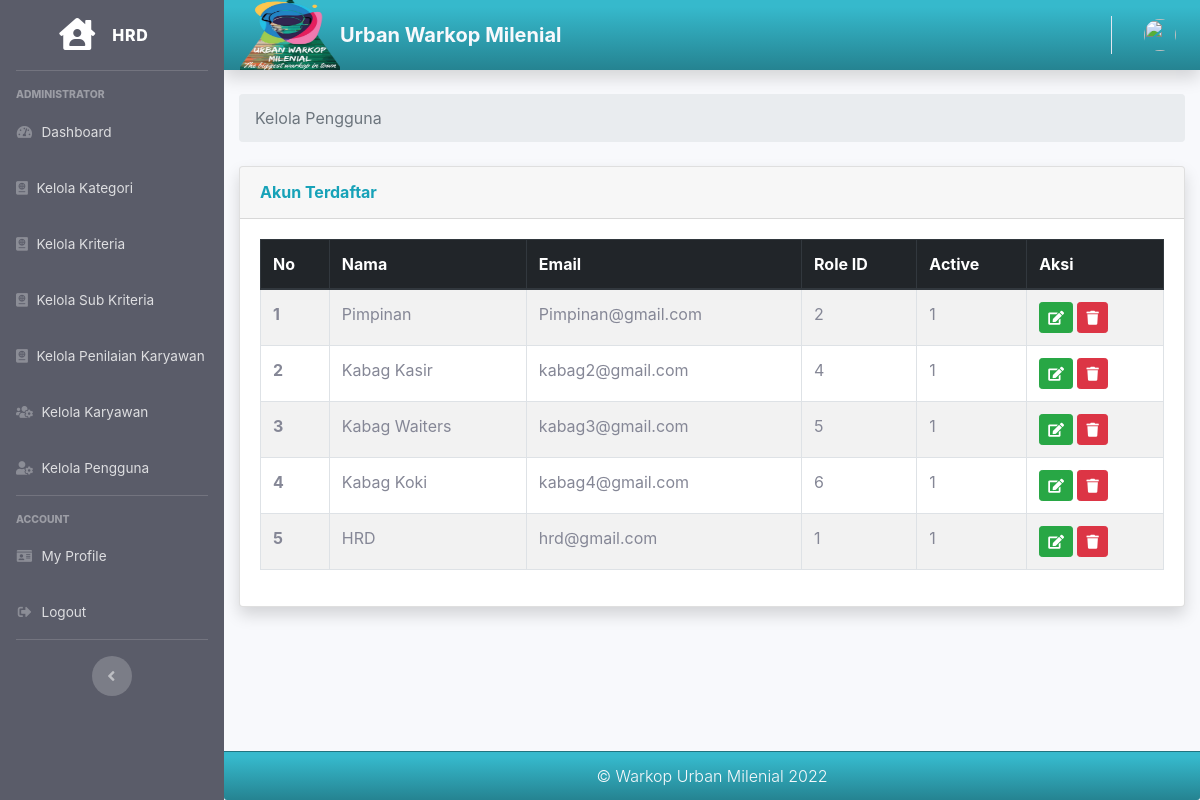
Page /index.php/hrd/kelola_pengguna on the earlier database version.
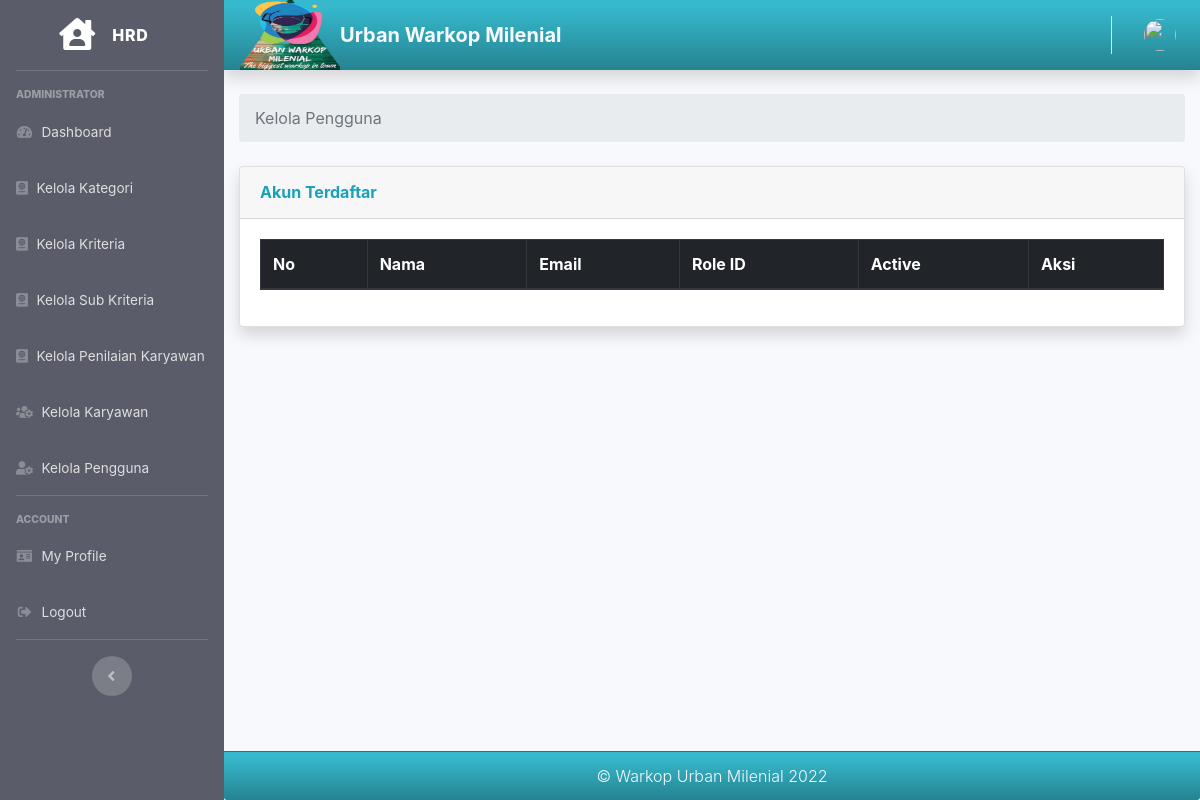
Same page on the later database version.
### tables this page shows
CREATE TABLE `user` (
  `id` int(11) NOT NULL,
  `name` varchar(128) NOT NULL,
  `email` varchar(128) NOT NULL,
  `image` varchar(512) NOT NULL,
  `password` varchar(256) NOT NULL,
  `role_id` int(11) NOT NULL,
  `is_active` int(1) NOT NULL,
  `date_created` int(11) NOT NULL
);

### application/controllers/Hrd.php (called while the page is built, shortened)
<?php
class Hrd extends CI_Controller
{
    public function __construct()
    {
        $this->load->model('Hrd_model');
        $this->load->model('Kategori_model');
        $this->load->model('Kriteria_model');
        $this->load->model('Kabag_model');
        $this->load->model('Karyawan_model');
        $this->load->model('Penilaian_model');
        $this->load->model('Peringkat_model');
    }
    public function kelola_pengguna()
    {
        $data['user'] = $this->db->get_where('user', ['email' => $this->session->userdata('email')])->row_array();
        $data2['user'] = $this->db->get('user')->result_array();
        $data['title'] = 'Kelola Pengguna';
        $this->load->view('templates/hrd_header', $data);
        $this->load->view('templates/hrd_sidebar', $data);
        $this->load->view('templates/hrd_topbar', $data);
        $this->load->view('hrd/kelola_pengguna', $data2);
        $this->load->view('templates/hrd_footer', $data);
    }
}

### index.php (called while the page is built, shortened)
<?php
require_once BASEPATH.'core/CodeIgniter.php';

### application/views/hrd/kelola_pengguna.php (the view, shortened to what this page needs)
<div class="container-fluid">
    <nav aria-label="breadcrumb">
        <ol class="breadcrumb">
            <li class="breadcrumb-item active" aria-current="page">Kelola Pengguna</li>
        </ol>
    </nav>
    <div class="card shadow mb-4">
        <div class="card-header py-3">
            <h6 class="m-0 font-weight-bold text-info">Akun Terdaftar</h6>
        </div>
        <div class="card-body">
            <table id="example" class="table table-striped table-bordered" style="width:100%">
                <thead class="thead-dark">
                    <tr>
                        <th scope="col">No</th>
                        <th scope="col">Nama</th>
                        <th scope="col">Email</th>
                        <th scope="col">Role ID</th>
                        <th scope="col">Active</th>
                        <th scope="col">Aksi</th>
                    </tr>
                </thead>
                <tbody>
                    <?php $i = 1; ?>
                    <?php
                    foreach ($user as $p):
                    ?>
                        <tr>
                            <th scope="row"><?= $i; ?></th>
                            <td><?= $p['name']; ?></td>
                            <td><?= $p['email']; ?></td>
                            <td><?= $p['role_id']; ?></td>
                            <td><?= $p['is_active']; ?></td>
                            <td> <a class="btn btn-success btn-sm " type="a" data-toggle="tooltip" data-placement="top" title="Edit" href="<?= base_url(); ?>hrd/edit_pengguna/<?= $p['id']; ?>"><i class="fa fa-edit"></i></a>
                                <a class="btn btn-danger btn-sm tombol-hapus-pengguna" type="button" data-toggle="tooltip" data-placement="top" title="Delete" href="<?= base_url(); ?>hrd/delete_pengguna/<?= $p['id']; ?>"><i class="fa fa-trash"></i></a>
                            </td>
                        </tr>
                        <?php $i++; ?>
                    <?php endforeach; ?>
                </tbody>
            </table>
        </div>
    </div>
</div>
</div>

### application/views/templates/hrd_header.php (shortened to what this page needs)
<!DOCTYPE html>
<html lang="en">
<head>
    <link href="<?= base_url('assets'); ?>/vendor/fontawesome-free/css/all.min.css" rel="stylesheet" type="text/css">
    <link href="<?= base_url('assets/'); ?>css/sb-admin-2.min.css" rel="stylesheet">
    <link href="<?= base_url('assets/'); ?>css/custom.css" rel="stylesheet">
    <link rel="stylesheet" type="text/css" href="https://cdn.datatables.net/v/dt/dt-1.10.20/datatables.min.css" />
    <link href="https://cdnjs.cloudflare.com/ajax/libs/twitter-bootstrap/4.1.3/css/bootstrap.css" rel="stylesheet" type="text/css">
    <link href="https://cdn.datatables.net/1.10.20/css/dataTables.bootstrap4.min.css" rel="stylesheet" type="text/css">
</head>
<body id="page-top">
    <div id="wrapper">

### application/views/templates/hrd_sidebar.php
<ul class="navbar-nav bg-gray-800 sidebar sidebar-dark accordion" id="accordionSidebar">
    <a class="sidebar-brand d-flex align-items-center justify-content-center" href="<?= base_url('hrd/index'); ?>">
        <div class="sidebar-brand-icon ">
            <i class="fas fa-house-user"></i>
        </div>
        <div class="sidebar-brand-text mx-3">HRD</div>
    </a>
    <hr class="sidebar-divider">
    <div class="sidebar-heading">
        Administrator
    </div>
    <li class="nav-item">
        <a class="nav-link" href="<?= base_url('hrd/index'); ?>">
            <i class="fas fa-fw fa-tachometer-alt"></i>
            <span>Dashboard</span></a>
        <a class="nav-link" href="<?= base_url('hrd/kelola_kategori'); ?>">
            <i class="fas fa-passport"></i>
            <span>Kelola Kategori</span></a>
        <a class="nav-link" href="<?= base_url('hrd/kelola_kriteria'); ?>">
            <i class="fas fa-passport"></i>
            <span>Kelola Kriteria</span></a>
        <a class="nav-link" href="<?= base_url('hrd/kelola_sub_kriteria'); ?>">
            <i class="fas fa-passport"></i>
            <span>Kelola Sub Kriteria</span></a>
        <a class="nav-link" href="<?= base_url('hrd/kelola_penilaian_karyawan'); ?>">
            <i class="fas fa-passport"></i>
            <span>Kelola Penilaian Karyawan</span></a>
        <a class="nav-link" href="<?= base_url('hrd/kelola_karyawan'); ?>">
            <i class="fas fa-users-cog"></i>
            <span>Kelola Karyawan</span></a>
        <a class="nav-link" href="<?= base_url('hrd/kelola_pengguna'); ?>">
            <i class="fas fa-fw fa-user-cog"></i>
            <span>Kelola Pengguna</span></a>
    </li>
    <hr class="sidebar-divider">
    <div class="sidebar-heading">
        Account
    </div>
    <li class="nav-item">
        <a class="nav-link" href="<?= base_url('hrd/profile'); ?>">
            <i class="fas fa-fw fa-id-card"></i>
            <span>My Profile</span></a>
    </li>
    <li class="nav-item">
        <a class="nav-link" data-toggle="modal" data-target="#logoutModal" href="<?= base_url('auth/logout'); ?>">
            <i class="fas fa-fw fa-sign-out-alt"></i>
            <span>Logout</span></a>
    </li>
    <hr class="sidebar-divider d-none d-md-block">
    <div class="text-center d-none d-md-inline">
        <button class="rounded-circle border-0" id="sidebarToggle"></button>
    </div>
</ul>

### application/views/templates/hrd_topbar.php (shortened to what this page needs)
<div id="content-wrapper" class="d-flex flex-column">
    <div id="content">
        <nav class="navbar navbar-expand navbar-light bg-gradient-info topbar mb-4 static-top shadow">
            <img src="<?= base_url('assets/img/logoo.png') ?>" width="100" height="70" class="d-inline-block align-top text " alt="">
            <a class="navbar-brand text-gray-100 font-weight-bolder" href="#">Urban Warkop Milenial</a>
            <ul class="navbar-nav ml-auto">
                <li class="nav-item dropdown no-arrow">
                    <a class="nav-link dropdown-toggle" href="#" id="userDropdown" role="button" data-toggle="dropdown" aria-haspopup="true" aria-expanded="false">
                        <img class="img-profile rounded-circle" src="<?= base_url('assets/img/profile/') . $user['image']; ?>">
                    </a>
                </li>
            </ul>
        </nav>

### application/views/templates/hrd_footer.php (shortened to what this page needs)
<footer class="card-footer bg-gradient-info">
    <div class="container my-auto">
        <div class="copyright text-center text-gray-100 font-weight-light my-auto">
            <span>&copy; Warkop Urban Milenial <?= date('Y'); ?></span>
        </div>
    </div>
</footer>
</div>
</div>
</body>
</html>

### assets/css/custom.css (style rules this page uses)
body { font-family: 'Open Sans', sans-serif; }
#wrapper { width: 100%; background:#202020; }
.text-center { text-align:center; }
@media (min-width:768px) { .navbar { border-radius: 0px; } }

Differences in the rows shown:
removed user: name "Pimpinan", email "Pimpinan@gmail.com", role "2", is_active "1"
removed user: name "Kabag Kasir", email "kabag2@gmail.com", role "4", is_active "1"
removed user: name "Kabag Waiters", email "kabag3@gmail.com", role "5", is_active "1"
removed user: name "Kabag Koki", email "kabag4@gmail.com", role "6", is_active "1"
removed user: name "HRD", email "hrd@gmail.com", role "1", is_active "1"
